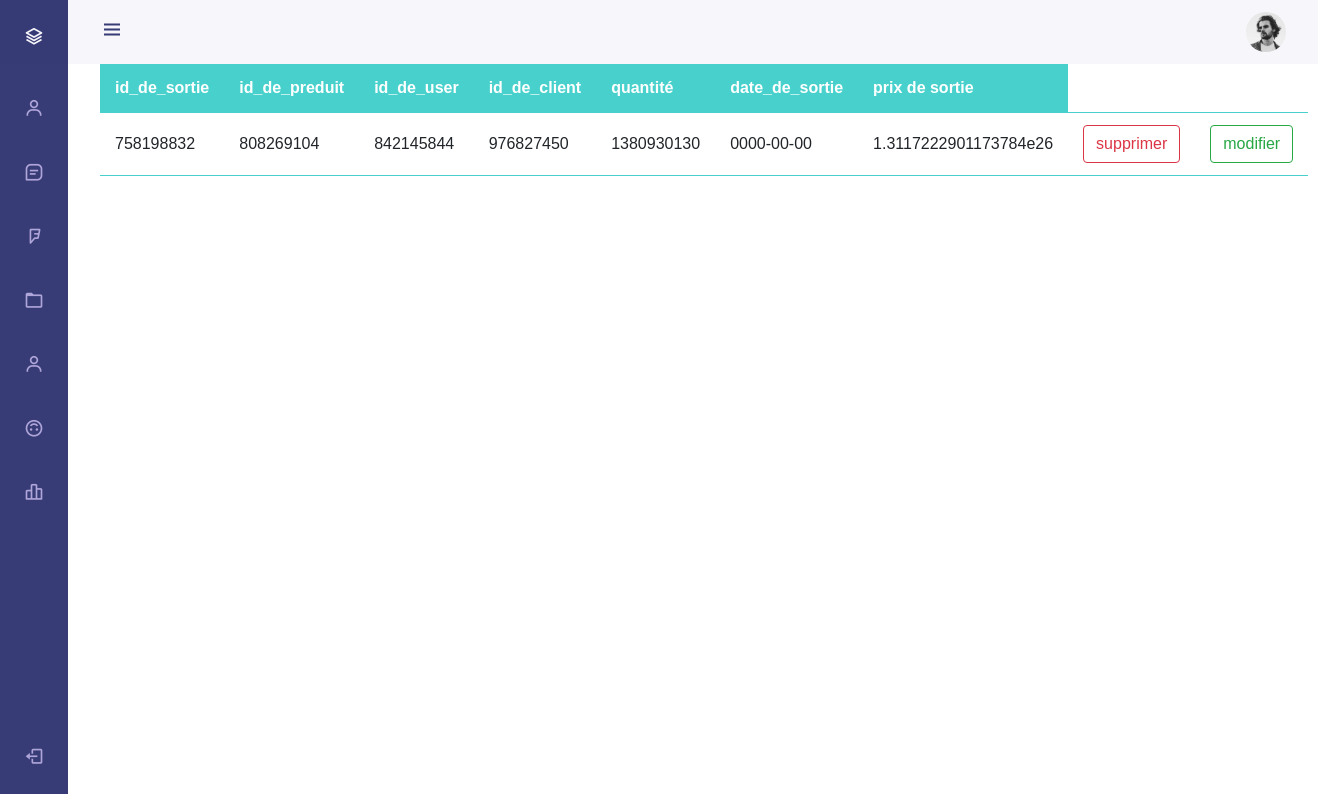
Page /admin/pages/lister/lister_sortie.php on the committed database.
### tables this page shows
CREATE TABLE `sortie` (
  `id_de_sortie` int(40) NOT NULL,
  `id_de_preduit` int(40) NOT NULL,
  `id_de_user` int(40) NOT NULL,
  `id_de_client` int(40) NOT NULL,
  `Prix_de_sortie` double NOT NULL,
  `quantité` int(40) NOT NULL,
  `date_de_sortie` date NOT NULL
);

### admin/pages/lister/lister_sortie.php (the view, shortened to what this page needs)
<!DOCTYPE html>
<html lang="fr">
<head>
  <link rel="stylesheet" href="https://maxcdn.bootstrapcdn.com/bootstrap/4.0.0/css/bootstrap.min.css">
  <link href='https://cdn.jsdelivr.net/npm/boxicons@2.0.5/css/boxicons.min.css' rel='stylesheet'>
<link rel="stylesheet" href="../assets/css/styles.css">
</head>
<body id="body-pd">
        <?php include('../../include/head.php'); ?>
        <?php
        include("../connexion_PDO.php");
   $req="SELECT * FROM sortie";
   $reponse=$conn->query($req);
    ?>
    <table class="content-table" >
    <?php
    echo "<tr><th>id_de_sortie</th><th>id_de_preduit</th><th>id_de_user</th><th>id_de_client</th><th>quantité</th><th>date_de_sortie</th><th>prix de sortie</th></tr>";
     while ($user=$reponse->fetch()) {
	 echo "<tr>";
     echo "<td>";
	 echo $user['id_de_sortie']."</td><td>".$user['id_de_preduit']."</td><td>".$user['id_de_user']."</td><td>".$user['id_de_client']."</td><td>".$user['quantité']."</td><td>".$user['date_de_sortie']."</td><td>".$user[4];
	  ?>
	   <td><button class="btn btn-outline-danger" onclick="confirmer(<?php echo $user[0] ?>)">supprimer</button></td>
	  	<?php
     echo "<td><a  href='modifier/modifier_sortie.php?id=$user[0]'><button class=\"btn btn-outline-success\">modifier</button></a></td></tr>";
 }?>
</body>
</html>

### admin/pages/assets/css/styles.css (style rules this page uses)
:root { --header-height: 3rem; --nav-width: 68px; --first-color: #050b53cb; --first-color-light: #AFA5D9; --white-color: #F7F6FB; --body-font: 'Nunito', sans-serif; --normal-font-size: 1rem; --z-fixed: 100; }
*,::before,::after { box-sizing: border-box; }
body { position: relative; margin: var(--header-height) 0 0 0; padding: 0 1rem; font-family: var(--body-font); font-size: var(--normal-font-size); transition: .5s; }
a { text-decoration: none; }
@media screen and (min-width: 768px) { body { margin: calc(var(--header-height) + 1rem) 0 0 0; padding-left: calc(var(--nav-width) + 2rem); } }

### admin/pages/lister/lister_sortie.php (style rules this page uses)
td,tr { border-bottom: 1px solid mediumturquoise; font-family: sans-serif; size: 20; }
.content-table th { padding: 12px 15px; background-color: mediumturquoise; color: white; font-family: sans-serif; }
.content-table td { padding: 12px 15px; }

### rows in the picture
sortie: id_de_sortie "758198832", id_de_preduit "808269104", id_de_user "842145844", id_de_client "976827450", quantité "1380930130", date_de_sortie "0000-00-00", Prix_de_sortie "1.3117222901173784e26"
